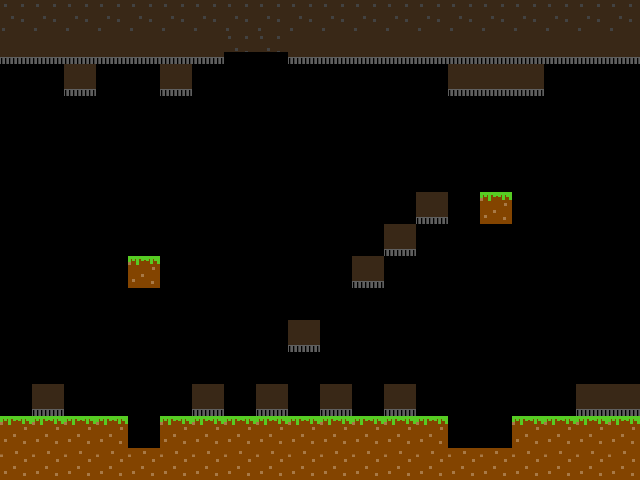

Tiled map render using the project's own tile images. Description and the map definition, with tile-layer contents summarised, below:
An orthogonal 20x15 tile map with 32x32 px tiles, 2 tile layers (floors, pickups), 1 hidden layer not drawn.

<map version="1.0" orientation="orthogonal" renderorder="right-down" width="20" height="15" tilewidth="32" tileheight="32" nextobjectid="1">
 <tileset firstgid="1" name="tiles2" tilewidth="32" tileheight="32" tilecount="8">
  <image source="tiles2.png" width="128" height="64" />
 </tileset>
 <layer name="floors" width="20" height="15">
  <data>[300 cells, 77 non-empty, 5 distinct tile ids]</data>
 </layer>
 <layer name="traps" width="20" height="15" visible="0">
  <data>[300 cells, 17 non-empty, 4 distinct tile ids]</data>
 </layer>
 <layer name="pickups" width="20" height="15">
  <data>[300 cells, 18 non-empty, 2 distinct tile ids]</data>
 </layer>
</map>
